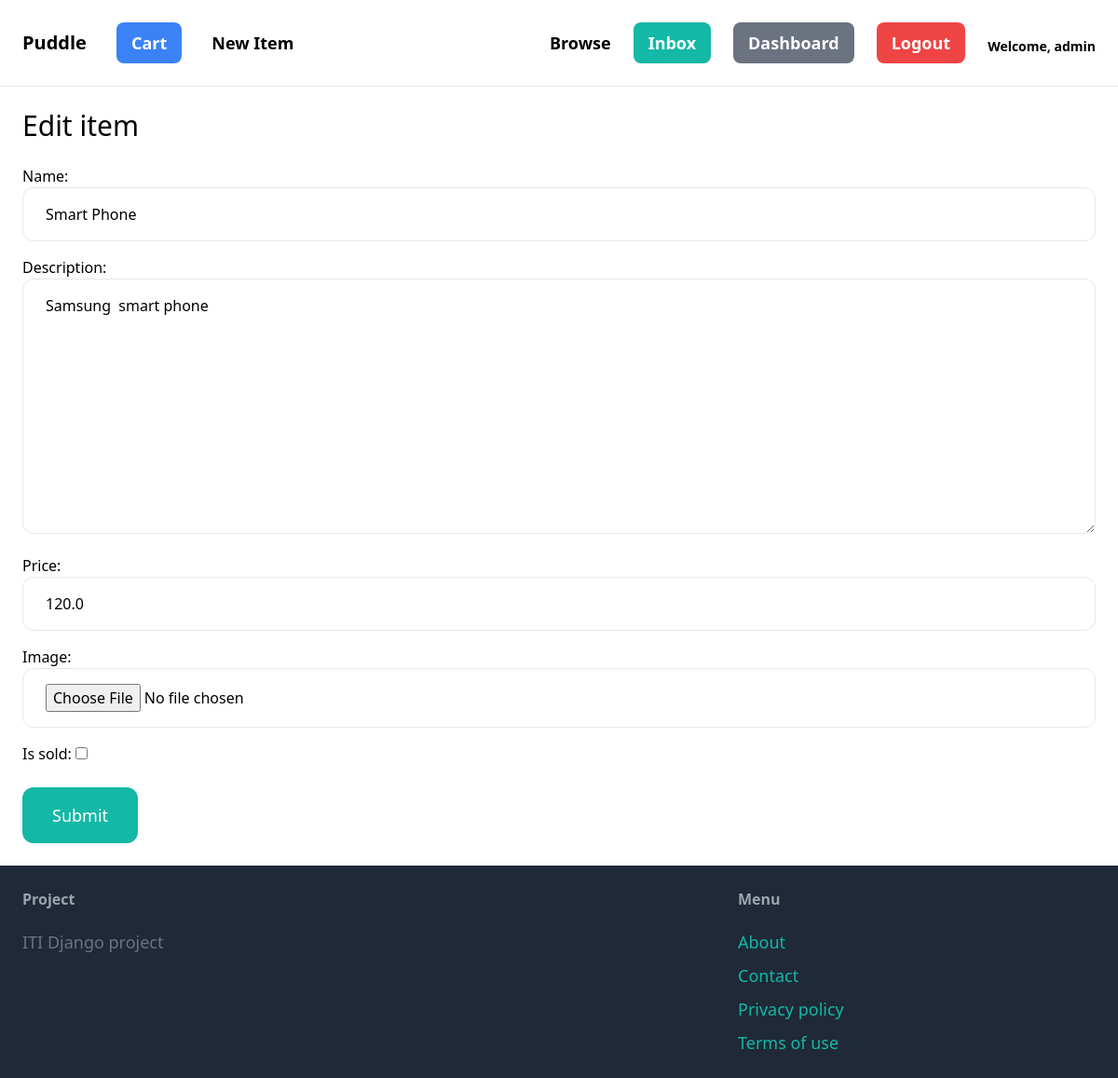
Screenshot of /items/9/edit/ (signed in) with the database file from the repository.
### item/models.py (models this page shows, shortened)
class Item(models.Model):
    category = models.ForeignKey(Category, related_name='items', on_delete=models.CASCADE)
    name = models.CharField(max_length=255)
    description = models.TextField(blank=True, null=True)
    price = models.FloatField()
    image = models.ImageField(upload_to='item_images', blank=True, null=True)
    is_sold = models.BooleanField(default=False)
    created_by = models.ForeignKey(User, related_name='items', on_delete=models.CASCADE)
    created_at = models.DateTimeField(auto_now_add=True)

### item/views.py (the view)
# urls.py: path('<int:pk>/edit/', views.edit, name='edit'),
@login_required
def edit(request, pk):
    item = get_object_or_404(Item, pk=pk, created_by=request.user)
    if request.method == 'POST':
        form = EditItemForm(request.POST, request.FILES, instance=item)
        if form.is_valid():
            form.save()
            return redirect('item:detail', pk=item.id)
    else:
        form = EditItemForm(instance=item)
    return render(request, 'item/form.html', {
        'form': form,
        'title': 'Edit item',
    })

### item/forms.py
class EditItemForm(forms.ModelForm):
    class Meta:
        model = Item
        fields = ('name', 'description', 'price', 'image', 'is_sold')
        widgets = {
            'name': forms.TextInput(attrs={
                'class': INPUT_CLASSES
            }),
            'description': forms.Textarea(attrs={
                'class': INPUT_CLASSES
            }),
            'price': forms.TextInput(attrs={
                'class': INPUT_CLASSES
            }),
            'image': forms.FileInput(attrs={
                'class': INPUT_CLASSES
            })
        }

### item/templates/item/form.html (shortened to what this page needs)
{% extends 'core/base.html' %}
{% block content %}
<h1 class="mb-6 text-3xl">{{ title }}</h1>
<form method="post" action="." enctype="multipart/form-data">
    <div class="space-y-4">
        {{ form.as_p }}
    </div>
    <button class="mt-6 py-4 px-8 text-lg bg-teal-500 hover:bg-teal-700 rounded-xl text-white">Submit</button>
</form>
{% endblock %}

### core/templates/core/base.html (shortened to what this page needs)
<!doctype html>
<html>
    <head>
        <script src="https://cdn.tailwindcss.com"></script>
    </head>
    <body>
        <nav class="py-6 px-6 flex justify-between items-center border-b border-gray-200">
            <div class="flex items-center space-x-8">
                <a href="/" class="text-xl font-semibold">Puddle</a>
                <a href="{% url 'item:cart_detail' %}" class="px-4 py-2 text-lg font-semibold bg-blue-500 text-white rounded-lg hover:bg-blue-700">
                    Cart
                </a>
                {% if request.user.is_superuser %}
                    <a href="{% url 'item:new' %}" class="text-lg font-semibold hover:text-gray-500">New Item</a>
                {% endif %}
            </div>
            <div class="flex items-center space-x-6">
                <a href="{% url 'item:items' %}" class="text-lg font-semibold hover:text-gray-500">Browse</a>
                {% if request.user.is_authenticated %}
                    <a href="{% url 'conversation:inbox' %}" class="px-4 py-2 text-lg font-semibold bg-teal-500 text-white rounded-lg hover:bg-teal-700">
                        Inbox
                    </a>
                    <a href="{% url 'dashboard:index' %}" class="px-4 py-2 text-lg font-semibold bg-gray-500 text-white rounded-lg hover:bg-gray-700">
                        Dashboard
                    </a>
                    <form method="post" action="{% url 'core:logout' %}" style="display: inline;">
                        <button type="submit" class="px-4 py-2 text-lg font-semibold bg-red-500 text-white rounded-lg hover:bg-red-700">
                            Logout
                        </button>
                    </form>
                    <span class="block mt-2 text-sm font-semibold">Welcome, {{ request.user.username }}</span>
                {% endif %}
            </div>
        </nav>
        <div class="px-6 py-6">
            {% block content %}
            {% endblock %}
        </div>
        <footer class="py-6 px-6 flex justify-between bg-gray-800">
            <div class="w-2/3 pr-10">
                <h3 class="mb-5 font-semibold text-gray-400">Project</h3>
                <p class="text-lg text-gray-500">ITI Django project</p>
            </div>
            <div class="w-1/3">
                <h3 class="mb-5 font-semibold text-gray-400">Menu</h3>
                <ul class="space-y-2">
                    <li><a href="{% url 'core:about' %}" class="text-lg text-teal-500 hover:text-teal-700">About</a></li>
                    <li><a href="{% url 'core:contact' %}" class="text-lg text-teal-500 hover:text-teal-700">Contact</a></li>
                    <li><a href="#" class="text-lg text-teal-500 hover:text-teal-700">Privacy policy</a></li>
                    <li><a href="#" class="text-lg text-teal-500 hover:text-teal-700">Terms of use</a></li>
                </ul>
            </div>
        </footer>
    </body>
</html>

### rows the page displays
Item: name "Smart Phone", description "Samsung smart phone", price "120.0"

### other values shown
{{ request.user.username }} "admin"
{{ title }} "Edit item"
